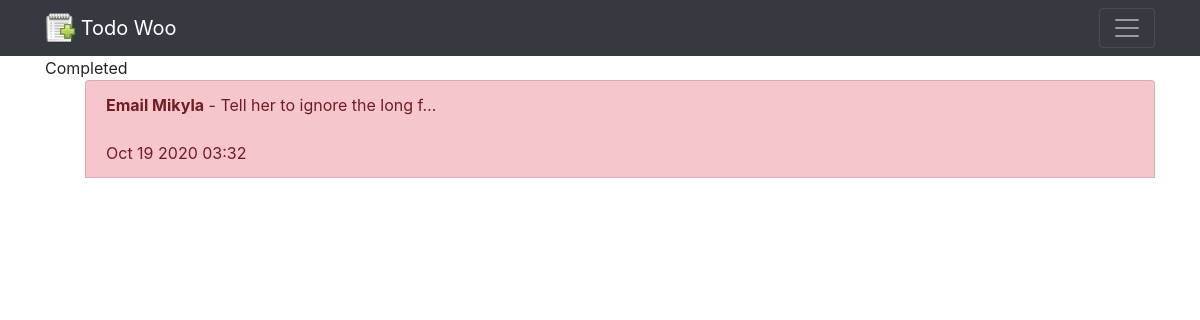
The app's page /completed/ (signed in), older data.
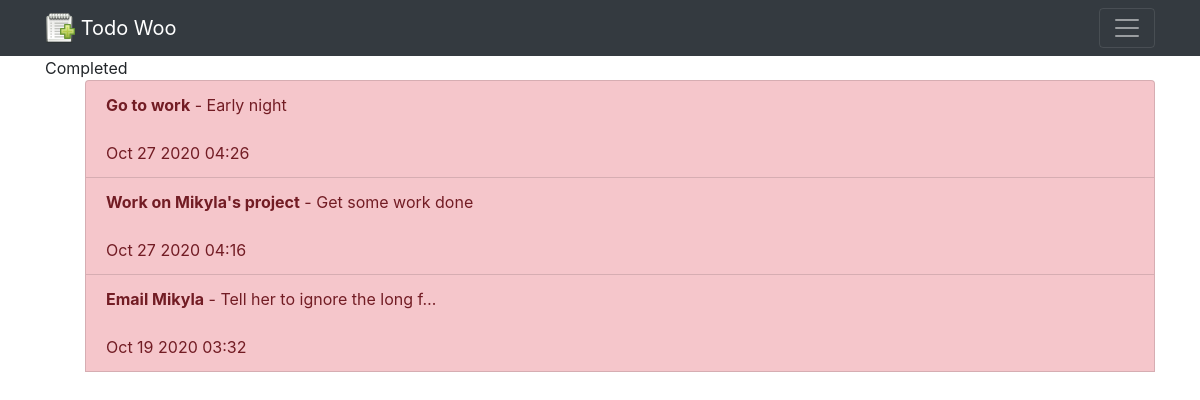
The same page, newer data.
### todoapp/models.py (models this page shows, shortened)
class Todo(models.Model):
    title = models.CharField(max_length=100)
    memo = models.TextField(blank=True)
    created = models.DateTimeField(auto_now_add=True)
    datecompleted = models.DateTimeField(null=True, blank=True)
    important = models.BooleanField(default=False)
    user = models.ForeignKey(User, on_delete=models.CASCADE)

### todoapp/views.py (the view)
# urls.py: path('completed/', views.completedtodos, name='completedtodos'),
@login_required
def completedtodos(request):
    todos = Todo.objects.filter(user=request.user, datecompleted__isnull=False).order_by('-datecompleted')
    return render(request, 'todoapp/completed.html', {'todos': todos})

### todoapp/templates/todoapp/completed.html (shortened to what this page needs)
{% extends 'todoapp/base.html' %}
{% block content %}
Completed
  {% if todos %}
    <ul>
      {% for todo in todos %}
        <a href="{% url 'viewtodo' todo.id %}"
           class="list-group-item list-group-item-action{% if todo.important %} list-group-item-danger{% endif %}"><b>{{ todo.title }}</b>
          {% if todo.memo %} - {{ todo.memo|truncatechars:30 }}{% endif %}<br><br>
        {{ todo.datecompleted|date:'M j Y H:i' }}</a>
      {% endfor %}
      <br>
      <br><br>
    </ul>{% endif %}
{% endblock content %}

Row changes from the older to the newer data that the page shows:
now on this page (row edited): Todo: title "Go to work", memo "Early night", datecompleted "Oct 27 2020 04:26"
now on this page (row edited): Todo: title "Work on Mikyla's project", memo "Get some work done", datecompleted "Oct 27 2020 04:16"
